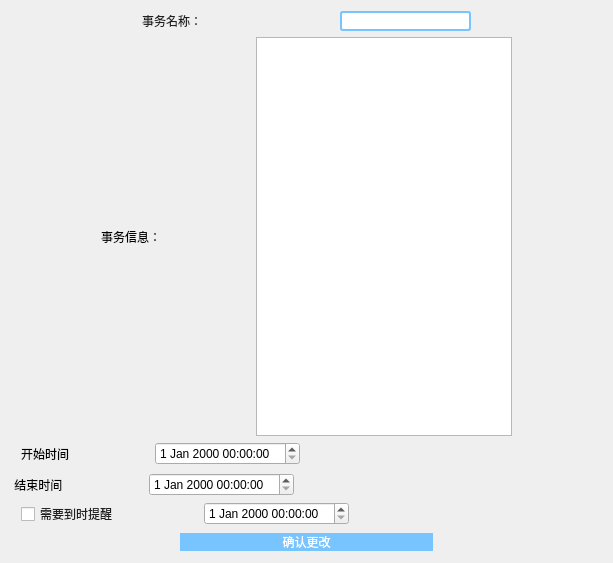
<?xml version="1.0" encoding="UTF-8"?>
<ui version="4.0">
 <class>EditScheTask</class>
 <widget class="QDialog" name="EditScheTask">
  <property name="geometry">
   <rect>
    <x>0</x>
    <y>0</y>
    <width>613</width>
    <height>563</height>
   </rect>
  </property>
  <property name="windowTitle">
   <string>修改事务信息</string>
  </property>
  <layout class="QGridLayout" name="gridLayout">
   <item row="0" column="0">
    <layout class="QVBoxLayout" name="verticalLayout" stretch="6,0,6,6,6,8">
     <property name="sizeConstraint">
      <enum>QLayout::SetDefaultConstraint</enum>
     </property>
     <item>
      <layout class="QHBoxLayout" name="horizontalLayout_7">
       <item>
        <spacer name="horizontalSpacer_8">
         <property name="orientation">
          <enum>Qt::Horizontal</enum>
         </property>
         <property name="sizeHint" stdset="0">
          <size>
           <width>40</width>
           <height>20</height>
          </size>
         </property>
        </spacer>
       </item>
       <item>
        <widget class="QLabel" name="label_task_name">
         <property name="styleSheet">
          <string notr="true">font: 25 11pt '宋体';
color: rgb(31,31,31);</string>
         </property>
         <property name="text">
          <string>事务名称：</string>
         </property>
         <property name="alignment">
          <set>Qt::AlignCenter</set>
         </property>
        </widget>
       </item>
       <item>
        <spacer name="horizontalSpacer_11">
         <property name="orientation">
          <enum>Qt::Horizontal</enum>
         </property>
         <property name="sizeHint" stdset="0">
          <size>
           <width>40</width>
           <height>20</height>
          </size>
         </property>
        </spacer>
       </item>
       <item>
        <widget class="QLineEdit" name="input_task_name">
         <property name="styleSheet">
          <string notr="true">font: 25 13pt '微软雅黑';
color: rgb(31,31,31);
padding-left:20px;
background-color: rgb(255, 255, 255);
border:2px solid rgb(120,196,255);
border-radius:3px;</string>
         </property>
        </widget>
       </item>
       <item>
        <spacer name="horizontalSpacer_12">
         <property name="orientation">
          <enum>Qt::Horizontal</enum>
         </property>
         <property name="sizeHint" stdset="0">
          <size>
           <width>40</width>
           <height>20</height>
          </size>
         </property>
        </spacer>
       </item>
      </layout>
     </item>
     <item>
      <layout class="QHBoxLayout" name="horizontalLayout_3">
       <item>
        <spacer name="horizontalSpacer_2">
         <property name="orientation">
          <enum>Qt::Horizontal</enum>
         </property>
         <property name="sizeHint" stdset="0">
          <size>
           <width>40</width>
           <height>20</height>
          </size>
         </property>
        </spacer>
       </item>
       <item>
        <widget class="QLabel" name="label_2">
         <property name="text">
          <string>事务信息：</string>
         </property>
        </widget>
       </item>
       <item>
        <spacer name="horizontalSpacer_9">
         <property name="orientation">
          <enum>Qt::Horizontal</enum>
         </property>
         <property name="sizeHint" stdset="0">
          <size>
           <width>40</width>
           <height>20</height>
          </size>
         </property>
        </spacer>
       </item>
       <item>
        <widget class="QTextEdit" name="input_comment"/>
       </item>
       <item>
        <spacer name="horizontalSpacer_10">
         <property name="orientation">
          <enum>Qt::Horizontal</enum>
         </property>
         <property name="sizeHint" stdset="0">
          <size>
           <width>40</width>
           <height>20</height>
          </size>
         </property>
        </spacer>
       </item>
      </layout>
     </item>
     <item>
      <layout class="QHBoxLayout" name="ymd_layout" stretch="0,0,0,0">
       <property name="leftMargin">
        <number>10</number>
       </property>
       <property name="bottomMargin">
        <number>2</number>
       </property>
       <item>
        <widget class="QLabel" name="label">
         <property name="text">
          <string>开始时间</string>
         </property>
        </widget>
       </item>
       <item>
        <spacer name="horizontalSpacer_4">
         <property name="orientation">
          <enum>Qt::Horizontal</enum>
         </property>
         <property name="sizeType">
          <enum>QSizePolicy::Preferred</enum>
         </property>
         <property name="sizeHint" stdset="0">
          <size>
           <width>80</width>
           <height>20</height>
          </size>
         </property>
        </spacer>
       </item>
       <item>
        <widget class="QDateTimeEdit" name="datetime_start">
         <property name="minimumDateTime">
          <datetime>
           <hour>0</hour>
           <minute>0</minute>
           <second>0</second>
           <year>1759</year>
           <month>9</month>
           <day>14</day>
          </datetime>
         </property>
        </widget>
       </item>
       <item>
        <spacer name="horizontalSpacer_7">
         <property name="orientation">
          <enum>Qt::Horizontal</enum>
         </property>
         <property name="sizeHint" stdset="0">
          <size>
           <width>40</width>
           <height>20</height>
          </size>
         </property>
        </spacer>
       </item>
      </layout>
     </item>
     <item>
      <layout class="QHBoxLayout" name="horizontalLayout">
       <item>
        <widget class="QLabel" name="label_3">
         <property name="text">
          <string> 结束时间</string>
         </property>
        </widget>
       </item>
       <item>
        <spacer name="horizontalSpacer_14">
         <property name="orientation">
          <enum>Qt::Horizontal</enum>
         </property>
         <property name="sizeType">
          <enum>QSizePolicy::Preferred</enum>
         </property>
         <property name="sizeHint" stdset="0">
          <size>
           <width>80</width>
           <height>20</height>
          </size>
         </property>
        </spacer>
       </item>
       <item>
        <widget class="QDateTimeEdit" name="datetime_end">
         <property name="minimumDateTime">
          <datetime>
           <hour>0</hour>
           <minute>0</minute>
           <second>0</second>
           <year>1759</year>
           <month>9</month>
           <day>14</day>
          </datetime>
         </property>
        </widget>
       </item>
       <item>
        <spacer name="horizontalSpacer_13">
         <property name="orientation">
          <enum>Qt::Horizontal</enum>
         </property>
         <property name="sizeHint" stdset="0">
          <size>
           <width>40</width>
           <height>20</height>
          </size>
         </property>
        </spacer>
       </item>
      </layout>
     </item>
     <item>
      <layout class="QHBoxLayout" name="horizontalLayout_11" stretch="0,0,0,0">
       <property name="leftMargin">
        <number>10</number>
       </property>
       <item>
        <widget class="QCheckBox" name="chkbox_have_reminder">
         <property name="styleSheet">
          <string notr="true">font: 25 11pt '宋体';
color: rgb(31,31,31);</string>
         </property>
         <property name="text">
          <string>需要到时提醒</string>
         </property>
        </widget>
       </item>
       <item>
        <spacer name="horizontalSpacer_5">
         <property name="orientation">
          <enum>Qt::Horizontal</enum>
         </property>
         <property name="sizeType">
          <enum>QSizePolicy::Preferred</enum>
         </property>
         <property name="sizeHint" stdset="0">
          <size>
           <width>80</width>
           <height>20</height>
          </size>
         </property>
        </spacer>
       </item>
       <item>
        <widget class="QDateTimeEdit" name="datetime_reminder"/>
       </item>
       <item>
        <spacer name="horizontalSpacer_6">
         <property name="orientation">
          <enum>Qt::Horizontal</enum>
         </property>
         <property name="sizeHint" stdset="0">
          <size>
           <width>40</width>
           <height>20</height>
          </size>
         </property>
        </spacer>
       </item>
      </layout>
     </item>
     <item>
      <layout class="QHBoxLayout" name="horizontalLayout_4" stretch="2,3,2">
       <item>
        <spacer name="horizontalSpacer">
         <property name="orientation">
          <enum>Qt::Horizontal</enum>
         </property>
         <property name="sizeHint" stdset="0">
          <size>
           <width>40</width>
           <height>20</height>
          </size>
         </property>
        </spacer>
       </item>
       <item>
        <widget class="QPushButton" name="btn_create">
         <property name="styleSheet">
          <string notr="true">QPushButton{
font: 25 14pt '微软雅黑';
color: rgb(255,255,255);
background-color: rgb(120,196,255);
border: none;border-radius:15px;
}
QPushButton:hover{
background-color: rgb(22,218,208);
}
QPushButton:pressed{
background-color: rgb(17,171,164);}
</string>
         </property>
         <property name="text">
          <string>确认更改</string>
         </property>
        </widget>
       </item>
       <item>
        <spacer name="horizontalSpacer_3">
         <property name="orientation">
          <enum>Qt::Horizontal</enum>
         </property>
         <property name="sizeHint" stdset="0">
          <size>
           <width>40</width>
           <height>20</height>
          </size>
         </property>
        </spacer>
       </item>
      </layout>
     </item>
    </layout>
   </item>
  </layout>
 </widget>
 <resources/>
 <connections/>
</ui>
